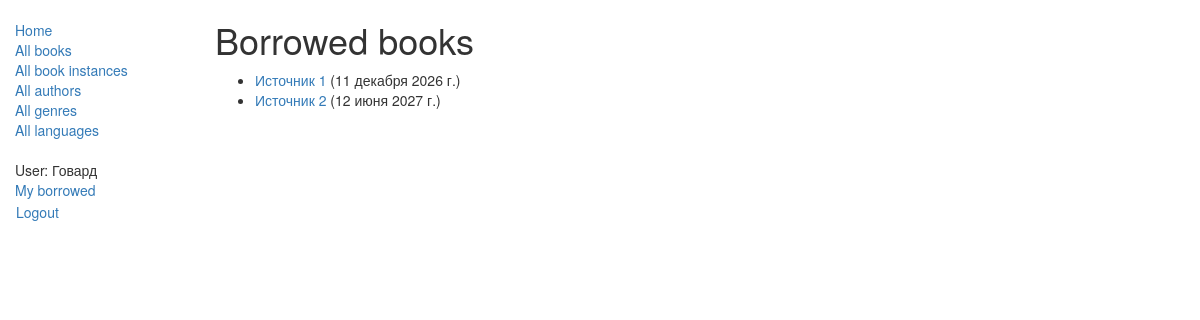
The app's page /catalog/mybooks/ (signed in) with its own data.
### catalog/models.py (models this page shows, shortened)
class BookInstance(models.Model):
    id = models.UUIDField(primary_key=True, default=uuid.uuid4, help_text="Уникальный идентификатор для конкретной книги.")
    book = models.ForeignKey('Book', on_delete=models.SET_NULL, null=True)
    imprint = models.CharField(max_length=200)
    due_back = models.DateField(null=True, blank=True)
    borrower = models.ForeignKey(settings.AUTH_USER_MODEL, on_delete=models.SET_NULL, null=True, blank=True)
    LOAN_STATUS = (
        ('m', 'Maintenance'),
        ('o', 'On loan'),
        ('a', 'Available'),
        ('r', 'Reserved'),
    )
    status = models.CharField(max_length=1, choices=LOAN_STATUS, blank=True, default='m', help_text="Наличие книги.")
    class Meta:
        ordering = ('due_back',)
        permissions = (("can_mark_returned", "Set book as returned"),)
    @property
    def is_overdue(self):
        return bool(self.due_back and date.today() > self.due_back)

class Book(models.Model):
    title = models.CharField(max_length=200)
    author = models.ForeignKey('Author', on_delete=models.SET_NULL, null=True)
    summary = models.TextField(max_length=1000, help_text='Добавьте описание для книги.')
    isbn = models.CharField('ISBN', max_length=13, help_text="13 Персонажей <a href='https://www.isbn-international.org/content/what-isbn'>ISBN</a>")
    genre = models.ManyToManyField('Genre', help_text="Выберите жанр для книги.")
    language = models.ForeignKey('Language', on_delete=models.SET_NULL, null=True)
    class Meta:
        ordering = ['title','author']
    def display_genre(self):
        return ", ".join([genre.name for genre in self.genre.all()[:3] ])
    display_genre.short_description = 'Genre'

### catalog/views.py (the view)
# urls.py: path('mybooks/', views.LoanedBooksByUserListView.as_view(), name='my-borrowed'),
class LoanedBooksByUserListView(LoginRequiredMixin,generic.ListView):
    model = BookInstance
    template_name = 'catalog/bookinstance_list_borrowed_user.html'
    paginate_by = 10
    def get_queryset(self):
        return (
            BookInstance.objects.filter(borrower=self.request.user)
            .filter(status__exact='o')
            .order_by('due_back')
        )

### catalog/templates/catalog/bookinstance_list_borrowed_user.html
{% extends "base_generic.html" %}
{% block content %}
    <h1>Borrowed books</h1>
    {% if bookinstance_list %}
    <ul>
      {% for bookinst in bookinstance_list %}
      <li class="{% if bookinst.is_overdue %}text-danger{% endif %}">
        <a href="{% url 'book-detail' bookinst.book.pk %}">{{ bookinst.book.title }}</a> ({{ bookinst.due_back }})
      </li>
      {% endfor %}
    </ul>
    {% else %}
      <p>There are no books borrowed.</p>
    {% endif %}
{% endblock %}

### catalog/templates/base_generic.html (shortened to what this page needs)
<!DOCTYPE html>
<html lang="en">
  <head>
    {% load static %}
    <link rel="stylesheet" href="https://maxcdn.bootstrapcdn.com/bootstrap/3.3.7/css/bootstrap.min.css" />
    <link rel="stylesheet" href="{% static 'css/styles.css' %}" />
  </head>
  <body>
    <div class="container-fluid">
      <div class="row">
        <div class="col-sm-2">
          {% block sidebar %}
            <ul class="sidebar-nav">
              <li><a href="{% url 'index' %}">Home</a></li>
              <li><a href="{% url 'books' %}">All books</a></li>
              <li><a href="{% url 'bookinstances' %}">All book instances</a></li>
              <li><a href="{% url 'authors' %}">All authors</a></li>
              <li><a href="{% url 'genres' %}">All genres</a></li>
              <li><a href="{% url 'languages' %}">All languages</a></li>
            </ul>
            <ul class="sidebar-nav">
             {% if user.is_authenticated %}
               <li>User: {{ user.get_username }}</li>
               <li><a href="{% url 'my-borrowed' %}">My borrowed</a></li>
                <li>
                 <form id="logout-form" method="post" action="{% url 'logout' %}">
                   <button type="submit" class="btn btn-link">Logout</button>
                 </form>
                </li>
            {% endif %}
            </ul>
          {% endblock %}
        </div>
        <div class="col-sm-10 ">{% block content %}{% endblock %}</div>
      </div>
    </div>
  </body>
</html>

### catalog/static/css/styles.css (style rules this page uses)
.sidebar-nav { margin-top: 20px; padding: 0; list-style: none; }
#logout-form { display: inline; }
#logout-form button { padding: 0; margin: 0; }

### records on screen
BookInstance: book "Источник 1", due_back "11 декабря 2026 г."
BookInstance: book "Источник 2", due_back "12 июня 2027 г."

### other values on screen
{{ user.get_username }} "Говард"
